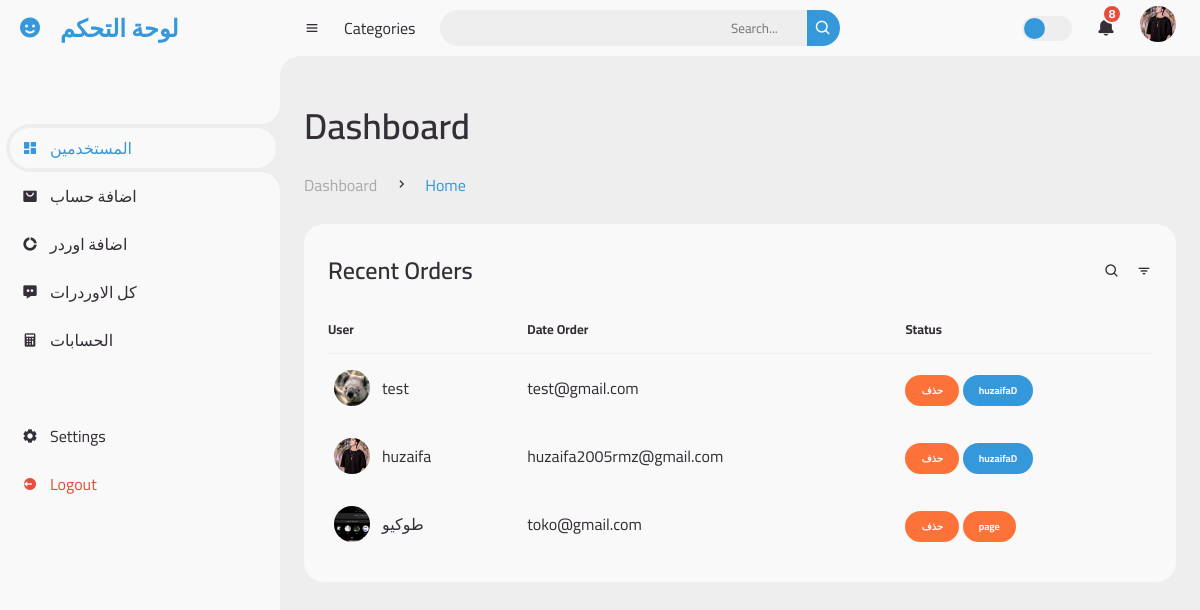
Screenshot of /controle/col.php (signed in) with the database file from the repository.
### tables this page shows
CREATE TABLE `user_form` (
  `id` int(100) NOT NULL,
  `name` varchar(100) NOT NULL,
  `email` varchar(100) NOT NULL,
  `password` varchar(100) NOT NULL,
  `image` varchar(100) NOT NULL,
  `usertype` varchar(255) NOT NULL
);

### controle/col.php (the view, shortened to what this page needs)
<?php
include '../login/config.php';
$user_id = $_SESSION['user_id'];
?>
								   <?php
							        $sqlimg = "SELECT * FROM `user_form` WHERE id = '$user_id'";
							        $resultimg = mysqli_query($conn, $sqlimg);
							         $img = mysqli_fetch_assoc($resultimg);
       								 ?>
<!DOCTYPE html>
<html lang="en">
<head>
	<link href='https://unpkg.com/boxicons@2.0.9/css/boxicons.min.css' rel='stylesheet'>
	<link rel="stylesheet" href="html/style.css?v=<?php echo time(); ?>">
</head>
<body>
	<section id="sidebar">
		<a href="col.php" class="brand">
			<i class='bx bxs-smile'></i>
			<span class="text">لوحة التحكم</span>
		</a>
		<ul class="side-menu top">
			<li class="active">
				<a href="conl.php">
					<i class='bx bxs-dashboard' ></i>
					<span class="text">المستخدمين</span>
				</a>
			</li>
			<li>
				<a href="addAccunt.php">
					<i class='bx bxs-shopping-bag-alt' ></i>
					<span class="text">اضافة حساب </span>
				</a>
			</li>
			<li>
				<a href="create-new-order.php">
					<i class='bx bxs-doughnut-chart' ></i>
					<span class="text">اضافة اوردر</span>
				</a>
			</li>
			<li>
				<a href="index.php">
					<i class='bx bxs-message-dots' ></i>
					<span class="text">كل الاوردرات </span>
				</a>
			</li>
			<li>
				<a href="accuntit.php">
				<i class='bx bxs-calculator'></i>
					<span class="text">الحسابات   </span>
				</a>
			</li>
		</ul>
		<ul class="side-menu">
			<li>
				<a href="../login/Home.php">
					<i class='bx bxs-cog' ></i>
					<span class="text">Settings</span>
				</a>
			</li>
			<li>
				<a href="../login/Home.php" class="logout">
					<i class='bx bxs-log-out-circle' ></i>
					<span class="text">Logout</span>
				</a>
			</li>
		</ul>
	</section>
	<section id="content">
		<nav>
			<i class='bx bx-menu' ></i>
			<a href="#" class="nav-link">Categories</a>
			<form action="saerch.php" method="POST">
				<div class="form-input">
					<input type="search" placeholder="Search..." name="saerchInput">
					<button type="submit" class="search-btn"><i class='bx bx-search' ></i></button>
				</div>
			</form>
			<label for="switch-mode" class="switch-mode"></label>
			<a href="#" class="notification">
				<i class='bx bxs-bell' ></i>
				<span class="num">8</span>
			</a>
			<a href="#" class="profile">
				<img src="../login/uploaded_img/<?php echo $img['image'] ?>">
			</a>
		</nav>
		<main>
			<div class="head-title">
				<div class="left">
					<h1>Dashboard</h1>
					<ul class="breadcrumb">
						<li>
							<a href="#">Dashboard</a>
						</li>
						<li><i class='bx bx-chevron-right' ></i></li>
						<li>
							<a class="active" href="#">Home</a>
						</li>
					</ul>
				</div>
			</div>
			<div class="table-data">
				<div class="order">
					<div class="head">
						<h3>Recent Orders</h3>
						<i class='bx bx-search' ></i>
						<i class='bx bx-filter' ></i>
					</div>
					<table>
						<thead>
							<tr>
								<th>User</th>
								<th>Date Order</th>
								<th>Status</th>
							</tr>
						</thead>
								   <?php
							        $sql = "SELECT * FROM `user_form` ";
							        $result = mysqli_query($conn, $sql);
							        while ($row = mysqli_fetch_assoc($result)) {
       								 ?>
						<tbody>
							<tr>
								<td>
									<img src="../login/uploaded_img/<?php echo $row['image'] ?>">
									<p><?php echo $row['name'] ?></p>
								</td>
								<td><?php echo $row['email'] ?></td>
								<td><a href="delete-user.php?id=<?php echo $row['id'] ?>" > <span class="status pending">حذف</span></a>
									<span class="status <?php
								 if($row['usertype'] === "huzaifaD"){
								 	echo "completed";
								 }elseif ($row['usertype'] === "page") {
								 	echo "pending";
								 } else {
								 	echo "process";
								 }
								  ?>"><?php echo $row['usertype']
								?></span>
								</td>
							</tr>
						<?php } ?>
						</tbody>
					</table>
				</div>
			</div>
		</main>
	</section>
</body>
</html>

### rows the page displays
user_form: image (picture), name "huzaifa", email "huzaifa2005rmz@gmail.com", usertype "huzaifaD"
user_form: image (picture), name "test", email "test@gmail.com", usertype "huzaifaD"
user_form: image (picture), name "طوكيو", email "toko@gmail.com", usertype "page"
